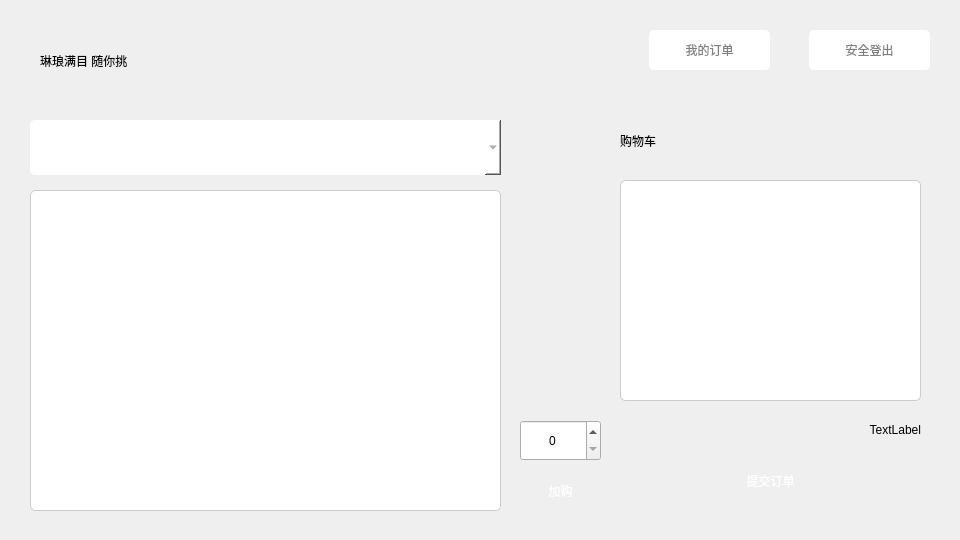
<?xml version="1.0" encoding="UTF-8"?>
<ui version="4.0">
 <class>userdashboard</class>
 <widget class="QWidget" name="userdashboard">
  <property name="geometry">
   <rect>
    <x>0</x>
    <y>0</y>
    <width>960</width>
    <height>540</height>
   </rect>
  </property>
  <property name="windowTitle">
   <string> MeiTuo - 外卖美食</string>
  </property>
  <widget class="QPushButton" name="confirmOrderButton">
   <property name="geometry">
    <rect>
     <x>620</x>
     <y>450</y>
     <width>301</width>
     <height>61</height>
    </rect>
   </property>
   <property name="styleSheet">
    <string notr="true">
background-color: qlineargradient(spread:pad, x1:0.52, y1:1, x2:0.54, y2:0, 
stop:0.0112994 rgba(64, 145, 252, 255), 
stop:1 rgba(255, 255, 255, 255));
color: rgb(255, 255, 255);
 
border:0px groove gray;border-radius:
7px;padding:2px 4px;
font: 14pt &quot;方正东港宋 简 Medium&quot;;
</string>
   </property>
   <property name="text">
    <string>提交订单</string>
   </property>
  </widget>
  <widget class="QPushButton" name="manageOrderButton">
   <property name="geometry">
    <rect>
     <x>649</x>
     <y>30</y>
     <width>121</width>
     <height>40</height>
    </rect>
   </property>
   <property name="styleSheet">
    <string notr="true">font: 9pt &quot;方正东港宋 简 Medium&quot;;
background-color: #ffffff;
    color: gray;
    border-radius: 5px;
    padding: 10px;</string>
   </property>
   <property name="text">
    <string>我的订单</string>
   </property>
  </widget>
  <widget class="QListWidget" name="foodListWidget">
   <property name="geometry">
    <rect>
     <x>30</x>
     <y>190</y>
     <width>471</width>
     <height>321</height>
    </rect>
   </property>
   <property name="styleSheet">
    <string notr="true">QListWidget {
font: 12pt &quot;等线&quot;;
    border: 1px solid #ccc;
    border-radius: 5px;
    background-color: white;
    padding: 5px; /* 内边距 */
}

QListWidget::item {
    padding: 10px; /* 项目内边距 */
    margin: 4px 0; /* 项目上下间距 */
}

QListWidget::item:selected {
    background-color: #007bff;
    color: white;
}</string>
   </property>
  </widget>
  <widget class="QComboBox" name="merchantComboBox">
   <property name="geometry">
    <rect>
     <x>30</x>
     <y>120</y>
     <width>471</width>
     <height>55</height>
    </rect>
   </property>
   <property name="styleSheet">
    <string notr="true">font: 12pt &quot;等线&quot;;
background-color: white;
    color: gray;
    border-radius: 5px;
    padding: 10px;</string>
   </property>
   <property name="currentText">
    <string/>
   </property>
  </widget>
  <widget class="QLabel" name="totalAmountLabel">
   <property name="geometry">
    <rect>
     <x>730</x>
     <y>420</y>
     <width>191</width>
     <height>20</height>
    </rect>
   </property>
   <property name="styleSheet">
    <string notr="true">font: 12t &quot;等线&quot;;</string>
   </property>
   <property name="text">
    <string>TextLabel</string>
   </property>
   <property name="alignment">
    <set>Qt::AlignRight|Qt::AlignTrailing|Qt::AlignVCenter</set>
   </property>
  </widget>
  <widget class="QPushButton" name="addButton">
   <property name="geometry">
    <rect>
     <x>520</x>
     <y>470</y>
     <width>81</width>
     <height>41</height>
    </rect>
   </property>
   <property name="styleSheet">
    <string notr="true">
background-color: qlineargradient(spread:pad, x1:0.52, y1:1, x2:0.54, y2:0, 
stop:0.0112994 rgba(64, 145, 252, 255), 
stop:1 rgba(255, 255, 255, 255));
color: rgb(255, 255, 255);
 
border:0px groove gray;border-radius:
7px;padding:2px 4px;
font: 10pt &quot;方正东港宋 简 Medium&quot;;
</string>
   </property>
   <property name="text">
    <string>加购</string>
   </property>
  </widget>
  <widget class="QSpinBox" name="quantitySpinBox">
   <property name="geometry">
    <rect>
     <x>520</x>
     <y>420</y>
     <width>81</width>
     <height>41</height>
    </rect>
   </property>
   <property name="styleSheet">
    <string notr="true">font: 12pt &quot;等线&quot;;</string>
   </property>
   <property name="alignment">
    <set>Qt::AlignCenter</set>
   </property>
  </widget>
  <widget class="QListWidget" name="currentOrderListWidget">
   <property name="geometry">
    <rect>
     <x>620</x>
     <y>180</y>
     <width>301</width>
     <height>221</height>
    </rect>
   </property>
   <property name="styleSheet">
    <string notr="true">QListWidget {
font: 12pt &quot;等线&quot;;
    border: 1px solid #ccc;
    border-radius: 5px;
    background-color: white;
    padding: 5px; /* 内边距 */
}

QListWidget::item {
    padding: 10px; /* 项目内边距 */
    margin: 4px 0; /* 项目上下间距 */
}

QListWidget::item:selected {
    background-color: #007bff;
    color: white;
}</string>
   </property>
  </widget>
  <widget class="QPushButton" name="logOutButton">
   <property name="geometry">
    <rect>
     <x>809</x>
     <y>30</y>
     <width>121</width>
     <height>40</height>
    </rect>
   </property>
   <property name="styleSheet">
    <string notr="true">font: 9pt &quot;方正东港宋 简 Medium&quot;;
background-color: #ffffff;
    color: gray;
    border-radius: 5px;
    padding: 10px;</string>
   </property>
   <property name="text">
    <string>安全登出</string>
   </property>
  </widget>
  <widget class="QLabel" name="label">
   <property name="geometry">
    <rect>
     <x>40</x>
     <y>10</y>
     <width>651</width>
     <height>101</height>
    </rect>
   </property>
   <property name="styleSheet">
    <string notr="true">font: 87 24pt &quot;方正东港宋 简 Medium&quot;;</string>
   </property>
   <property name="text">
    <string>琳琅满目 随你挑</string>
   </property>
  </widget>
  <widget class="QLabel" name="totalAmountLabel_2">
   <property name="geometry">
    <rect>
     <x>620</x>
     <y>110</y>
     <width>181</width>
     <height>61</height>
    </rect>
   </property>
   <property name="styleSheet">
    <string notr="true">font: 12pt &quot;等线&quot;;</string>
   </property>
   <property name="text">
    <string>购物车</string>
   </property>
  </widget>
 </widget>
 <resources/>
 <connections/>
</ui>
